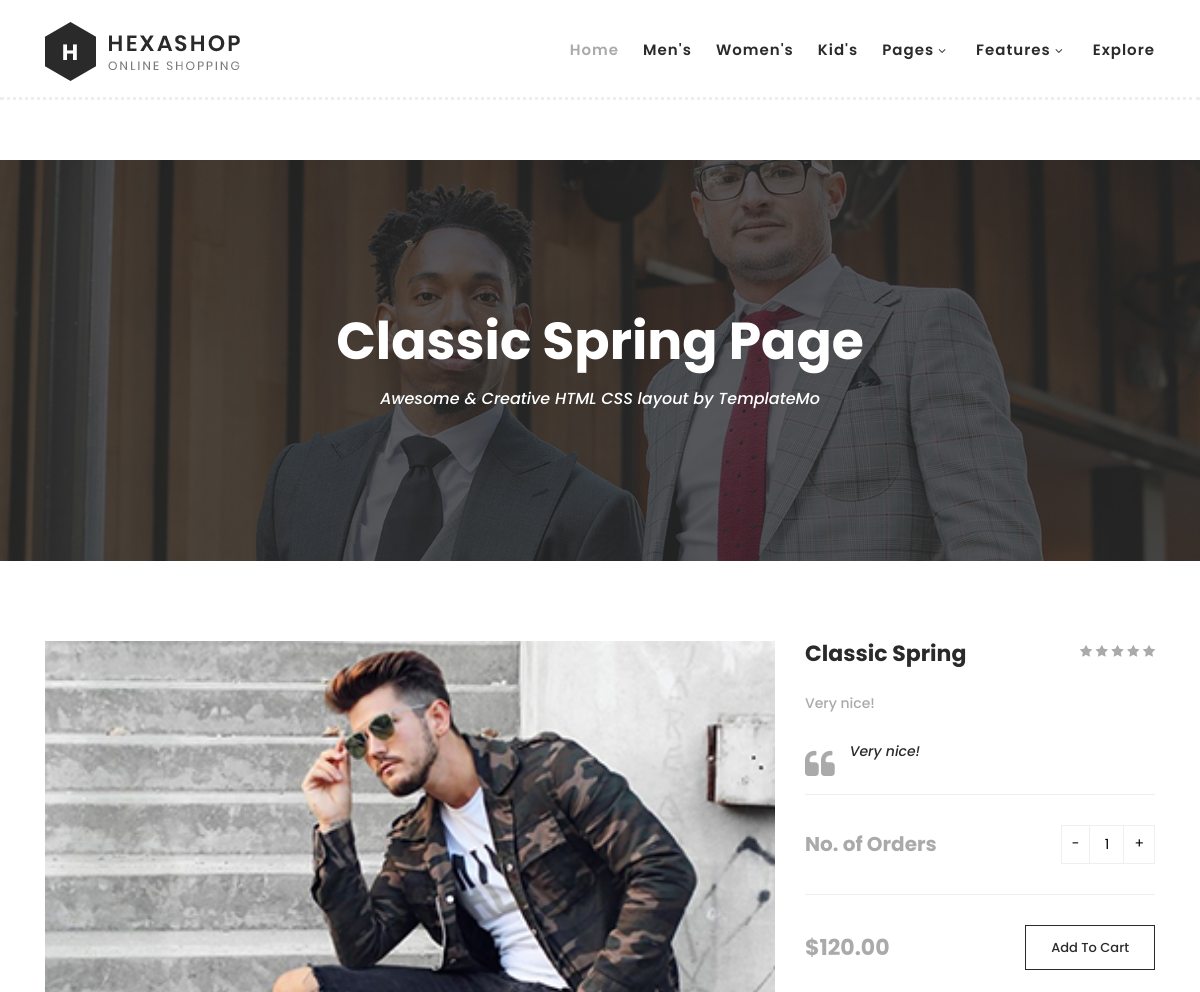
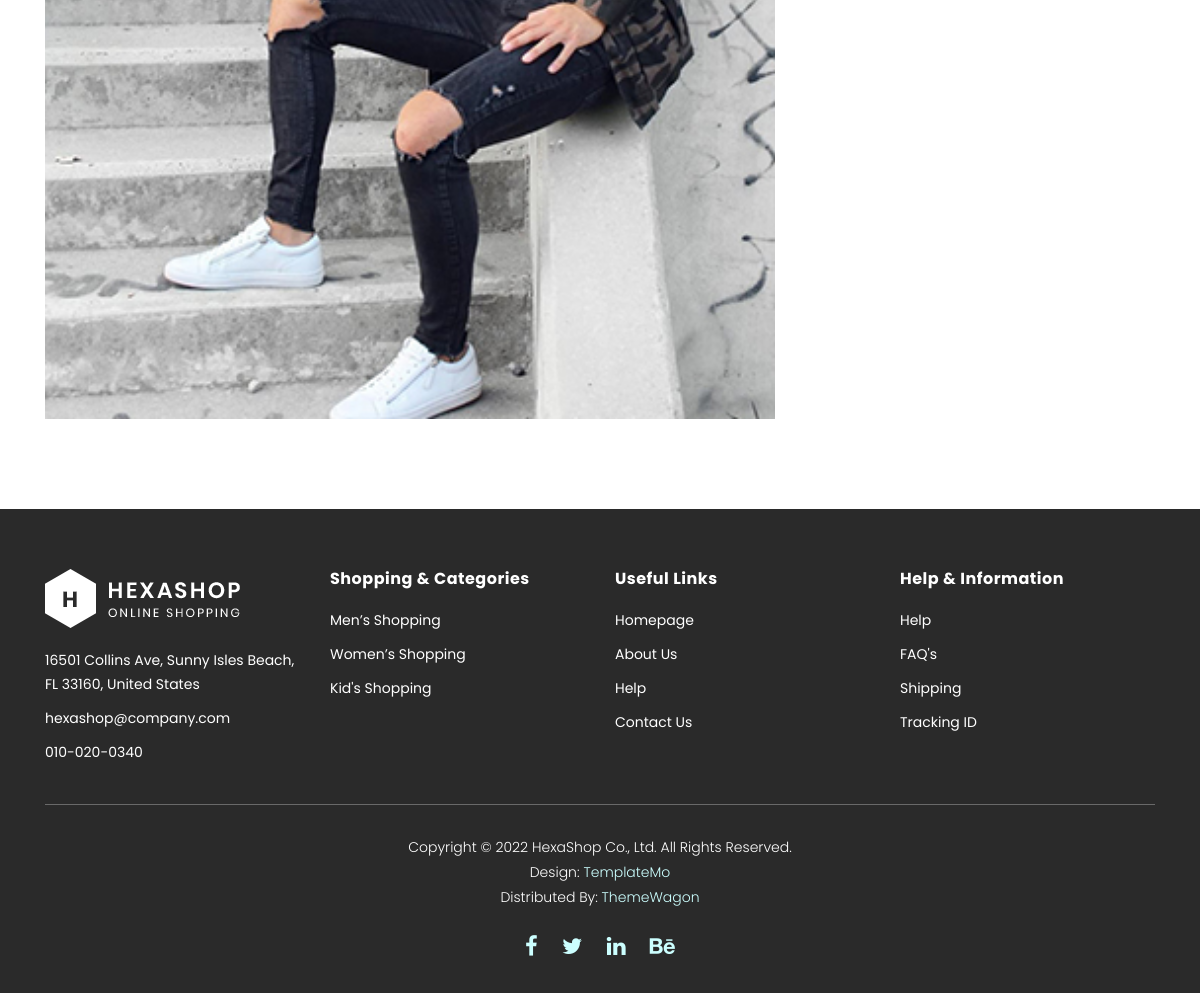
/1/, run on the app's committed database (2 pictures, top to bottom).
### money/models.py (models this page shows, shortened)
class Product(models.Model):
   name = models.CharField(max_length=100)
   description = models.TextField()
   price = models.DecimalField(max_digits=10, decimal_places=2)
   category = models.ForeignKey(Category,on_delete=models.CASCADE)
   image = models.ImageField(upload_to="product_images")

### money/views.py (the view)
# urls.py: path("<int:id>/", single_product_detail, name="single"),
def single_product_detail(request, id):
    myproduct = Product.objects.get(id=id)
    context = {
        "myproduct": myproduct
    }
    return render(request, "money/single-product.html", context)

### money/templates/money/single-product.html (shortened to what this page needs)
{% load static %}
<!DOCTYPE html>
<html lang="en">
  <head>
    <link rel="stylesheet" type="text/css" href="{% static 'money/assets/css/bootstrap.min.css' %}">
    <link rel="stylesheet" type="text/css" href="{% static 'money/assets/css/font-awesome.css' %}">
    <link rel="stylesheet" href="{% static 'money/assets/css/templatemo-hexashop.css' %}">
    <link rel="stylesheet" href="{% static 'money/assets/css/owl-carousel.css' %}">
    <link rel="stylesheet" href="{% static 'money/assets/css/lightbox.css' %}">
    </head>
    <body>
    <header class="header-area header-sticky">
        <div class="container">
            <div class="row">
                <div class="col-12">
                    <nav class="main-nav">
                        <a href="money/index.html" class="logo">
                            <img src="{% static 'money/assets/images/logo.png' %}">
                        </a>
                        <ul class="nav">
                            <li class="scroll-to-section"><a href="{% url 'home' %}" class="active">Home</a></li>
                            <li class="scroll-to-section"><a href="money/index.html">Men's</a></li>
                            <li class="scroll-to-section"><a href="money/index.html">Women's</a></li>
                            <li class="scroll-to-section"><a href="money/index.html">Kid's</a></li>
                            <li class="submenu">
                                <a href="javascript:;">Pages</a>
                            </li>
                            <li class="submenu">
                                <a href="javascript:;">Features</a>
                            </li>
                            <li class="scroll-to-section"><a href="money/index.html">Explore</a></li>
                        </ul>
                    </nav>
                </div>
            </div>
        </div>
    </header>
    <div class="page-heading" id="top">
        <div class="container">
            <div class="row">
                <div class="col-lg-12">
                    <div class="inner-content">
                        <h2>{{ myproduct.name}} Page</h2>
                        <span>Awesome &amp; Creative HTML CSS layout by TemplateMo</span>
                    </div>
                </div>
            </div>
        </div>
    </div>
    <section class="section" id="product">
        <div class="container">
            <div class="row">
                <div class="col-lg-8">
                <div class="left-images">
                    <img src="{{ myproduct.image.url }}" alt="">
                </div>
            </div>
            <div class="col-lg-4">
                <div class="right-content">
                    <h4>{{ myproduct.name}}</h4>
                    <span class=${{ myproduct.price}}</span>
                    <ul class="stars">
                        <li><i class="fa fa-star"></i></li>
                        <li><i class="fa fa-star"></i></li>
                        <li><i class="fa fa-star"></i></li>
                        <li><i class="fa fa-star"></i></li>
                        <li><i class="fa fa-star"></i></li>
                    </ul>
                    <span>{{ myproduct.description}}</span>
                    <div class="quote">
                        <i class="fa fa-quote-left"></i><p>{{ myproduct.description}}</p>
                    </div>
                    <div class="quantity-content">
                        <div class="left-content">
                            <h6>No. of Orders</h6>
                        </div>
                        <div class="right-content">
                            <div class="quantity buttons_added">
                                <input type="button" value="-" class="minus"><input type="number" step="1" min="1" max="" name="quantity" value="1" title="Qty" class="input-text qty text" size="4" pattern="" inputmode=""><input type="button" value="+" class="plus">
                            </div>
                        </div>
                    </div>
                    <div class="total">
                        <h4>${{ myproduct.price}}</h4>
                        <div class="main-border-button"><a href="#">Add To Cart</a></div>
                    </div>
                </div>
            </div>
            </div>
        </div>
    </section>
    <footer>
        <div class="container">
            <div class="row">
                <div class="col-lg-3">
                    <div class="first-item">
                        <div class="logo">
                            <img src="{% static 'money/assets/images/white-logo.png' %}" alt="hexashop ecommerce templatemo">
                        </div>
                        <ul>
                            <li><a href="#">16501 Collins Ave, Sunny Isles Beach, FL 33160, United States</a></li>
                            <li><a href="#">hexashop@company.com</a></li>
                            <li><a href="#">010-020-0340</a></li>
                        </ul>
                    </div>
                </div>
                <div class="col-lg-3">
                    <h4>Shopping &amp; Categories</h4>
                    <ul>
                        <li><a href="#">Men’s Shopping</a></li>
                        <li><a href="#">Women’s Shopping</a></li>
                        <li><a href="#">Kid's Shopping</a></li>
                    </ul>
                </div>
                <div class="col-lg-3">
                    <h4>Useful Links</h4>
                    <ul>
                        <li><a href="#">Homepage</a></li>
                        <li><a href="#">About Us</a></li>
                        <li><a href="#">Help</a></li>
                        <li><a href="#">Contact Us</a></li>
                    </ul>
                </div>
                <div class="col-lg-3">
                    <h4>Help &amp; Information</h4>
                    <ul>
                        <li><a href="#">Help</a></li>
                        <li><a href="#">FAQ's</a></li>
                        <li><a href="#">Shipping</a></li>
                        <li><a href="#">Tracking ID</a></li>
                    </ul>
                </div>
                <div class="col-lg-12">
                    <div class="under-footer">
                        <p>Copyright © 2022 HexaShop Co., Ltd. All Rights Reserved.
                        <br>Design: <a href="https://templatemo.com" target="_parent" title="free css templates">TemplateMo</a>
                        <br>Distributed By: <a href="https://themewagon.com" target="_blank" title="free & premium responsive templates">ThemeWagon</a></p>
                        <ul>
                            <li><a href="#"><i class="fa fa-facebook"></i></a></li>
                            <li><a href="#"><i class="fa fa-twitter"></i></a></li>
                            <li><a href="#"><i class="fa fa-linkedin"></i></a></li>
                            <li><a href="#"><i class="fa fa-behance"></i></a></li>
                        </ul>
                    </div>
                </div>
            </div>
        </div>
    </footer>
  </body>
</html>

### data on the page
Product: name "Classic Spring", image (picture), description "Very nice!", price "120.00"
